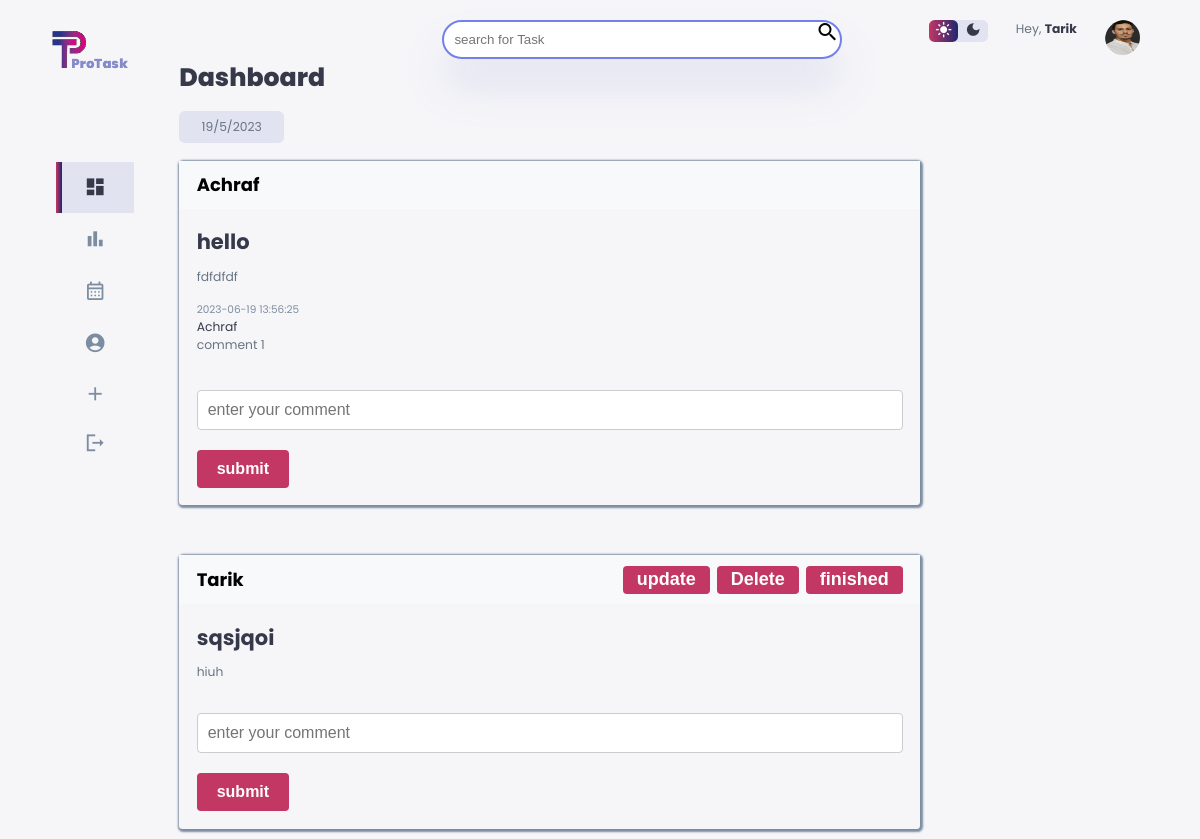
The page /description/2 (signed in) on the database its author committed.
### website/models.py (models this page shows, shortened)
class Task(db.Model):
    id = db.Column(db.Integer(), primary_key=True)
    open_task = db.Column(db.String(20), nullable=False)
    date_created = db.Column(db.DateTime(timezone=True), default=func.now())
    ongoing_task = db.Column(db.String(20), nullable=True)
    task_descriptif = db.Column(db.String(200), nullable=False)
    username = db.relationship(
        'User', backref="user",  passive_deletes=True, overlaps="posts,user")
    operator = db.Column(db.Integer, db.ForeignKey(
        "user.id", ondelete="CASCADE"), nullable=False)
    finished = db.relationship(
        "FinishedTask", backref="task", passive_deletes=True)
    comment = db.relationship('Comment', backref='task', passive_deletes=True)

class User(db.Model, UserMixin):
    id = db.Column(db.Integer(), primary_key=True)
    first_name = db.Column(db.String(20))
    last_name = db.Column(db.String(20))
    job = db.Column(db.String(20))
    username = db.Column(db.String(20), nullable=False, unique=True)
    email = db.Column(db.String(20), nullable=False, unique=True)
    password = db.Column(db.String(100), nullable=False)
    date_created = db.Column(db.DateTime(timezone=True), default=func.now())
    picture = db.Column(db.String())
    task = db.relationship('Task', backref='user', passive_deletes=True)
    comment = db.relationship('Comment', backref='user', passive_deletes=True)

class Comment(db.Model):
    id = db.Column(db.Integer, primary_key=True)
    comment = db.Column(db.String(200), nullable=True)
    date_created = db.Column(db.DateTime(timezone=True),
                             default=func.now(), nullable=False)
    operator = db.Column(db.Integer, db.ForeignKey(
        'user.id', ondelete="CASCADE"))
    task_id = db.Column(db.Integer, db.ForeignKey(
        'task.id', ondelete="CASCADE"))
    username = db.relationship(
        'User', backref="auth", passive_deletes=True, overlaps="comment,user")

### website/views.py (the view)
@views.route("/description/<task_id>", methods=["POST", "GET"])
@login_required
def description(task_id):
    tasks = Task.query.all()
    task = Task.query.filter_by(id=task_id).first()
    text_comment = request.form.get('comment')
    if text_comment is not None:
        comment = Comment(comment=text_comment,
                          operator=current_user.id, task_id=task_id)
        db.session.add(comment)
        db.session.commit()
    comments = Comment.query.all()
    return render_template("description.html", user=current_user, tasks=tasks, task=task,  comments=comments)

### website/views.py
class SearchForm(FlaskForm):
    searched = StringField("Searched", validators=[DataRequired()])
    submit = SubmitField("Submit")

### website/views.py (called while the page is built)
@ views.context_processor
def base():
    form = SearchForm()
    return dict(form=form)

### website/templates/description.html (shortened to what this page needs)
<!DOCTYPE html>
<html lang="en">
<head>
    <link rel="stylesheet" href="{{url_for('static',filename='Css/style.css')}}">
</head>
<body>
    <div class="container">
        <aside>
            <div class="top">
                <div class="logo">
                    <img src="{{url_for('static',filename='images/logo1.png')}}" alt="Logo" />
                </div>
            </div>
            <div class="sidebar">
                <a href="/dashboard" class="active">
                    <span class="material-icons-sharp"> dashboard </span>
                </a>
                <a href="{{url_for('views.description', task_id=current_user.id)}}">
                    <span class="material-icons-sharp">bar_chart</span>
                </a>
                <a href="/calendar">
                    <span class="material-symbols-outlined">
                    </span>
                </a>
                <a href="/profile/{{current_user.id}}">
                    <span class="material-icons-sharp">account_circle</span>
                </a>
                <a href="/tasks">
                    <span class="material-icons-sharp"> add </span>
                </a>
                <a href="/logout"><span class="material-icons-sharp">logout</span>
                </a>
            </div>
        </aside>
        <main>
            <div class="search-bar">
                <form action="{{url_for('views.search_result')}}" method="POST">
                    <input type="search" name="searched" placeholder="search for Task"><button type="submit"><span
                            class="material-icons-sharp">search</span></button>
                </form>
            </div>
            <h1>Dashboard</h1>
            <div class="date">
                <p id="date"></p>
            </div>
            <br>
            <br>
            {%for t in tasks%}
            <div class="card ">
                <div class="card-header d-flex justify-content-between align-items-center">
                    <a href="/tasks/{{t.user.username}}"
                        style="text-decoration: none; color:black; font-size: 18px; font-weight: bold;">{{t.user.username}}</a>
                    {%if user.id==t.operator%}
                    <div class="btn-group">
                        <button class="btn ">
                            <a style="color: white; text-decoration: none" href="/update/{{t.id}}">update</a>
                        </button>
                        <button class="btn ">
                            <a style="text-decoration: none; color: white" href="/delete/{{t.id}}">
                                Delete
                            </a>
                        </button>
                        <button class="btn " ">
                            <a style=" color: white;" href="/finished/{{t.id}}">finished</a>
                        </button>
                    </div>
                    {%endif%}
                </div>
                <div class="card-body">
                    <h4 class="card-title">{{t.open_task}} </h4>
                    <div>
                        <p class="card-text" style="max-width: 400px;">{{t.task_descriptif}}</p>
                    </div>
                    <div>
                        {% for comment in t.comment %}
                        <small class="text-muted">{{comment.date_created}}</small> <br>
                        <a href="/posts/{{comment.user.username}}">{{comment.user.username}}</a>
                        <br>
                        <div class="com">
                            <p>{{ comment.comment }}</p>
                        </div>
                        <br>
                        {%endfor%}
                        <br>
                        <form action="/description/{{t.id}}" method='post'>
                            <input type="texte" name="comment" placeholder="enter your comment" required>
                            <button class="commen">submit </button>
                        </form>
                    </div>
                </div>
            </div>
            <br>
            <br>
            {%endfor%}
            <br>
            <br>
        </main>
        <div class="right">
            <div class="top">
                <div class="theme-toggler">
                    <span class="material-icons-sharp active" id='light'> light_mode </span>
                    <span class="material-icons-sharp" id='dark'> dark_mode </span>
                </div>
                <div class="profile">
                    <div class="info">
                        <p>Hey, <b>{{current_user.username}}</b></p>
                    </div>
                    <div class="profile-photo">
                        {%if user.picture%}
                        <img class="profile_picture_bar"
                            src='{{url_for("static",filename="/images/profile_pictures/"+user.picture)}}' alt="">
                        {%else%}
                        <span class="material-icons-sharp">account_circle</span>
                        {%endif%}
                    </div>
                </div>
            </div>
        </div>
    </div>
</body>
</html>

### rows shown on the page
Task: user.username "Achraf", open_task "hello", task_descriptif "fdfdfdf"
Comment: date_created "2023-06-19 13:56:25", user.username "Achraf", comment "comment 1"
Task: user.username "Tarik", open_task "sqsjqoi", task_descriptif "hiuh"
User: username "Tarik", picture (picture)
